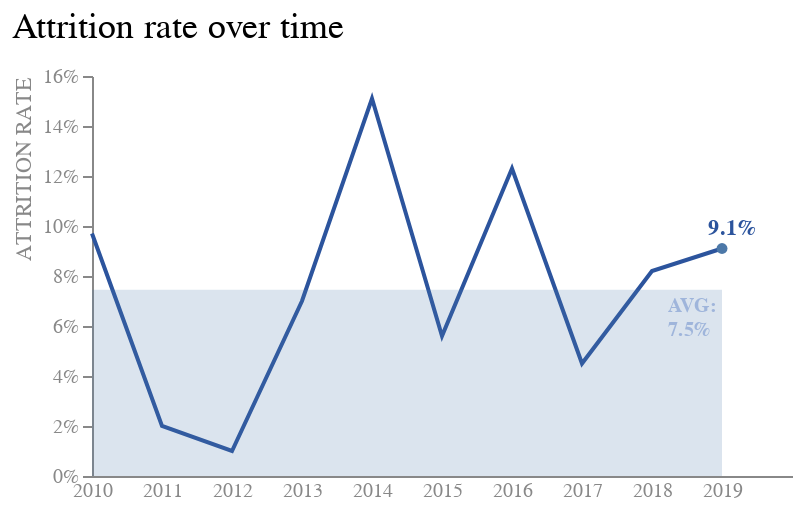

The notebook cell this image was saved under:
### Markdown cell above
Coloring below the average line may help highlight values below it.

### Code cell
avg = table['Attrition Rate'].mean()

rect = alt.Chart(pd.DataFrame({'y': [0], 'y2':[avg]})).mark_rect(
    opacity = 0.2
).encode(y='y', y2='y2', x = alt.value(0), x2 = alt.value(315))

label2 = alt.Chart({"values": 
                    [{"text":  ['AVG:', '7.5%']}]
                    }
                    ).mark_text(size = 10, 
                                align = "left", 
                                dx = 113, dy = 15, 
                                color = '#9fb5db',
                                fontWeight = 'bold'
                                ).encode(text = "text:N")

final = line + rect + label + label2 + point

final.properties(
    width = 350,
    height = 200
).configure_view(stroke = None)

### Figure 1 — Vega-Lite specification as saved in the notebook (floating-point values rounded to 4 significant figures)
{"config": {"view": {"continuousWidth": 300, "continuousHeight": 300, "stroke": null}}, "layer": [{"data": {"name": "data-0a7ed12b3693b0f6b7061ff4e2683f48"}, "mark": {"type": "line", "color": "#2c549d"}, "encoding": {"x": {"axis": {"labelAngle": 0, "labelColor": "#888888", "ticks": false}, "field": "Year", "scale": {"align": 0}, "title": null, "type": "ordinal"}, "y": {"axis": {"format": "%", "grid": false, "labelColor": "#888888", "tickCount": 9, "titleAnchor": "end", "titleColor": "#888888", "titleFontWeight": "normal"}, "field": "Attrition Rate", "title": "ATTRITION RATE", "type": "quantitative"}}, "title": {"text": "Attrition rate over time", "anchor": "start", "fontSize": 18, "fontWeight": "normal", "offset": 10}}, {"data": {"name": "data-977bb4bb94569206e0f2e1118197c219"}, "mark": {"type": "rect", "opacity": 0.2}, "encoding": {"x": {"value": 0}, "x2": {"value": 315}, "y": {"field": "y", "type": "quantitative"}, "y2": {"field": "y2"}}}, {"data": {"name": "data-0a7ed12b3693b0f6b7061ff4e2683f48"}, "mark": {"type": "text", "align": "left", "color": "#2c549d", "dx": 3, "fontWeight": "bold"}, "encoding": {"text": {"field": "Attrition Rate", "format": ".1%", "type": "quantitative"}, "x": {"field": "Year", "type": "ordinal"}, "xOffset": {"value": -10}, "y": {"field": "Attrition Rate", "type": "quantitative"}, "yOffset": {"value": -10}}, "title": {"text": "Attrition rate over time", "anchor": "start", "fontSize": 18, "fontWeight": "normal", "offset": 10}, "transform": [{"filter": {"equal": 2019, "field": "Year"}}]}, {"data": {"name": "data-e480302a3d980dc7ce0e1d4a24adb118"}, "mark": {"type": "text", "align": "left", "color": "#9fb5db", "dx": 113, "dy": 15, "fontWeight": "bold", "size": 10}, "encoding": {"text": {"field": "text", "type": "nominal"}}}, {"data": {"name": "data-0a7ed12b3693b0f6b7061ff4e2683f48"}, "mark": {"type": "point", "filled": true}, "encoding": {"x": {"field": "Year", "type": "ordinal"}, "y": {"aggregate": {"argmax": "Year"}, "field": "Attrition Rate", "type": "quantitative"}}, "title": {"text": "Attrition rate over time", "anchor": "start", "fontSize": 18, "fontWeight": "normal", "offset": 10}, "transform": [{"filter": {"equal": 2019, "field": "Year"}}]}], "height": 200, "width": 350, "$schema": "https://vega.github.io/schema/vega-lite/v5.15.1.json", "datasets": {"data-0a7ed12b3693b0f6b7061ff4e2683f48": [{"Year": 2019, "Attrition Rate": 0.091}, {"Year": 2018, "Attrition Rate": 0.082}, {"Year": 2017, "Attrition Rate": 0.045}, {"Year": 2016, "Attrition Rate": 0.123}, {"Year": 2015, "Attrition Rate": 0.056}, {"Year": 2014, "Attrition Rate": 0.151}, {"Year": 2013, "Attrition Rate": 0.07}, {"Year": 2012, "Attrition Rate": 0.01}, {"Year": 2011, "Attrition Rate": 0.02}, {"Year": 2010, "Attrition Rate": 0.097}], "data-977bb4bb94569206e0f2e1118197c219": [{"y": 0, "y2": 0.0745}], "data-e480302a3d980dc7ce0e1d4a24adb118": [{"text": ["AVG:", "7.5%"]}]}}
